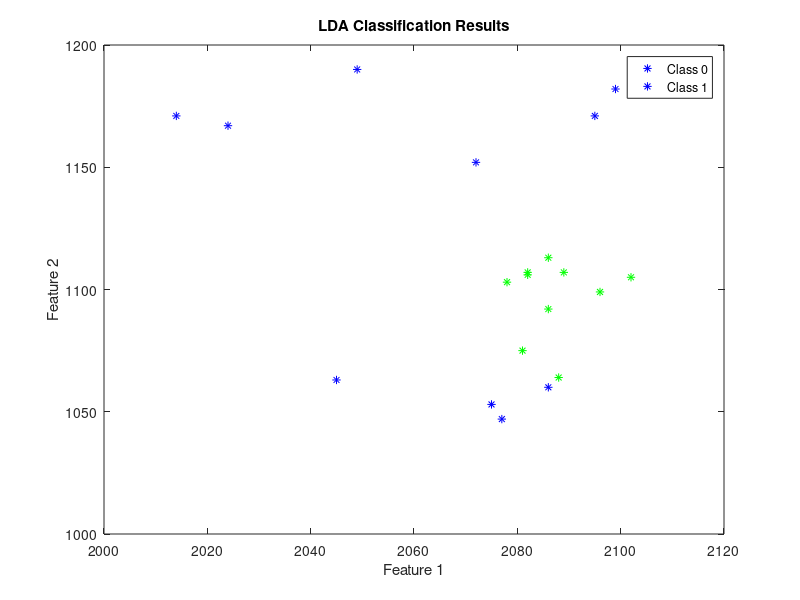

This chart was generated by the following MATLAB code:
%% section C
% question 1-a

data0 = load("./PR_CW_DATA_2021/F0_PVT.mat");
data1 = load("./PR_CW_DATA_2021/F1_PVT.mat");

zeroOneColumn = [zeros(10, 1); ones(10, 1)];

% data0V = [data0.dataMatrix_F0(11:30,1) zeroOneColumn];
% data0P = [data0.dataMatrix_F0(11:30,2) zeroOneColumn];
% data0T = [data0.dataMatrix_F0(11:30,3) zeroOneColumn];
% 
% data1V = [data1.dataMatrix_F1(11:30,1) zeroOneColumn];
% data1P = [data1.dataMatrix_F1(11:30,2) zeroOneColumn];
% data1T = [data1.dataMatrix_F1(11:30,3) zeroOneColumn];

% data preprocessing 2D
data0PV = [data0.dataMatrix_F0(11:20,1:2) zeros(10, 1);
    data0.dataMatrix_F0(21:30,1:2) ones(10, 1)];
data0PVX1 = data0PV(1:10,1:2);
data0PVX2 = data0PV(11:20,1:2);

data0PT = [data0.dataMatrix_F0(11:30,2:3) zeroOneColumn];
data0PTX1 = data0PT(1:10,1:2);
data0PTX2 = data0PT(11:20,1:2);

data0TV = [data0.dataMatrix_F0(11:20,1) data0.dataMatrix_F0(11:20,3) zeros(10, 1);
    data0.dataMatrix_F0(21:30,1) data0.dataMatrix_F0(21:30,3) ones(10, 1)];
data0TVX1 = data0TV(1:10,1:2);
data0TVX2 = data0TV(11:20,1:2);

% 3D data PTV
data0VPT = [data0.dataMatrix_F0(11:30,:) zeroOneColumn];
data0VPTX1 = data0VPT(1:10,1:3);
data0VPTX2 = data0VPT(11:20,1:3);

features = data0PV(:,1:2);
lalbels = zeroOneColumn;

% mean values
Mu = mean(data0PV);
Mu1 = mean(data0PVX1);
Mu2 = mean(data0PVX2);

% covariance matrix
S1 = cov(data0PVX1 - Mu1);
S2 = cov(data0PVX2 - Mu2);
Sw = S1 + S2;

SB = (Mu1-Mu2)*(Mu1-Mu2)';

% get the value of w
% w = (Sw)^(-1)*(Mu1-Mu2)';

% LDA projection
invSw = inv(Sw);
invSw_by_SB = invSw * SB;

% get the projection vector
[eigenvectors, eigenvalues] = eig(invSw_by_SB);
W = eigenvectors(:,1);

% LDA model functions
ldaModel = fitcdiscr(features, lalbels);

figure(1);

for i = 1:size(data0PV, 1)
    if data0PV(i,3) == 0
        plot(data0PV(i,1), data0PV(i,2), 'b*'); hold on; % Blue star for class 0
    elseif data0PV(i,3) == 1
        plot(data0PV(i,1), data0PV(i,2), 'g*'); hold on; % Green star for class 1
    end
end
hold on;

% gscatter(data0PV(:,1), data0PV(:,2), ldaResubPredict, 'bg', 'x*');
legend('Class 0', 'Class 1');
xlabel('Feature 1');
ylabel('Feature 2');
title('LDA Classification Results');
hold on;

% plot the classification line
% start_point = (Mu(1:2)*W*3);
% end_point = (Mu(1:2)*W*-2);
% plot(start_point, end_point, "b-");

hold off;
